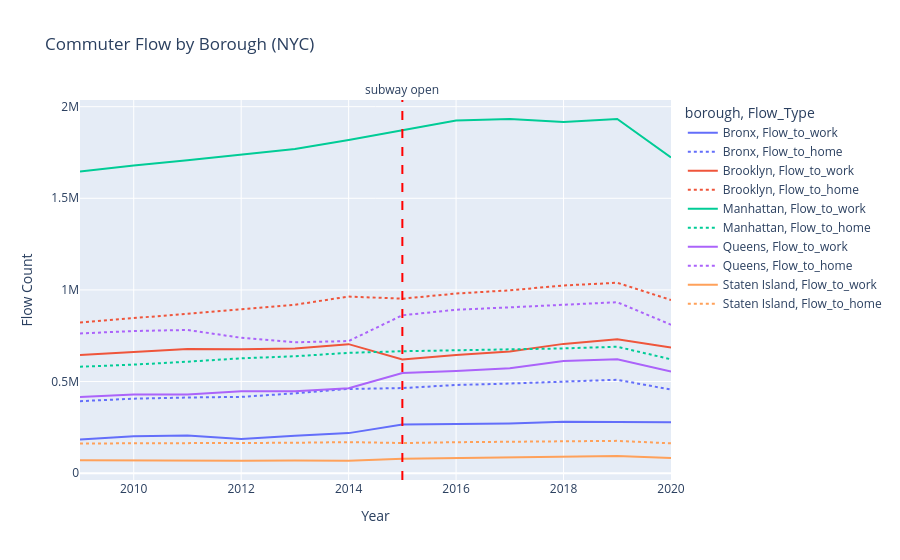

Notebook source saved alongside this figure:
### Markdown cell above
Flow by burrough

### Code cell
borough_map = {
    '36005': 'Bronx',
    '36047': 'Brooklyn',
    '36061': 'Manhattan',
    '36081': 'Queens',
    '36085': 'Staten Island'
}

# Process and filter the data
df_filtered = (
    tract_year_grid_work_home_trct
    .assign(
        trct=tract_year_grid_work_home_trct["trct"].astype(str),
        county_fips=lambda df: df["trct"].str[:5],
        borough=lambda df: df["trct"].str[:5].map(borough_map)
    )
    .query("borough == borough")  # Filter only rows that successfully mapped to boroughs
)

# Aggregate flow by year and borough
df_aggregated = (
    df_filtered
    .groupby(['year', 'borough'])[['Flow_to_work', 'Flow_to_home']]
    .sum()
    .reset_index()
)

# Reshape for plotting
df_long = df_aggregated.melt(
    id_vars=['year', 'borough'],
    value_vars=['Flow_to_work', 'Flow_to_home'],
    var_name='Flow_Type',
    value_name='Flow_Value'
)

# Plot the flows
fig = px.line(
    df_long,
    x='year',
    y='Flow_Value',
    color='borough',
    line_dash='Flow_Type',
    title='Commuter Flow by Borough (NYC)',
    labels={'year': 'Year', 'Flow_Value': 'Flow Count'},
)

# Add a vertical line (e.g., subway open in 2015)
fig.add_vline(
    x=2015,
    line_width=2,
    line_dash="dash",
    line_color="red",
    annotation_text="subway open",
    annotation_position="top"
)

fig.show()

### Figure 1 — Plotly figure (JSON) as saved in the notebook; plotly's stock layout.template omitted (floating-point values rounded to 4 significant figures)
{"data": [{"hovertemplate": "borough=Bronx<br>Flow_Type=Flow_to_work<br>Year=%{x}<br>Flow Count=%{y}<extra></extra>", "legendgroup": "Bronx, Flow_to_work", "line": {"color": "#636efa", "dash": "solid"}, "marker": {"symbol": "circle"}, "mode": "lines", "name": "Bronx, Flow_to_work", "orientation": "v", "showlegend": true, "type": "scatter", "x": [2009, 2010, 2011, 2012, 2013, 2014, 2015, 2016, 2017, 2018, 2019, 2020], "xaxis": "x", "y": [183900.0, 201900.0, 204700.0, 185700.0, 203700.0, 218400.0, 265100.0, 267700.0, 270800.0, 280200.0, 280000.0, 277100.0], "yaxis": "y"}, {"hovertemplate": "borough=Bronx<br>Flow_Type=Flow_to_home<br>Year=%{x}<br>Flow Count=%{y}<extra></extra>", "legendgroup": "Bronx, Flow_to_home", "line": {"color": "#636efa", "dash": "dot"}, "marker": {"symbol": "circle"}, "mode": "lines", "name": "Bronx, Flow_to_home", "orientation": "v", "showlegend": true, "type": "scatter", "x": [2009, 2010, 2011, 2012, 2013, 2014, 2015, 2016, 2017, 2018, 2019, 2020], "xaxis": "x", "y": [392800.0, 406400.0, 412700.0, 416200.0, 435500.0, 459500.0, 464200.0, 481000.0, 489000.0, 501000.0, 509700.0, 455800.0], "yaxis": "y"}, {"hovertemplate": "borough=Brooklyn<br>Flow_Type=Flow_to_work<br>Year=%{x}<br>Flow Count=%{y}<extra></extra>", "legendgroup": "Brooklyn, Flow_to_work", "line": {"color": "#EF553B", "dash": "solid"}, "marker": {"symbol": "circle"}, "mode": "lines", "name": "Brooklyn, Flow_to_work", "orientation": "v", "showlegend": true, "type": "scatter", "x": [2009, 2010, 2011, 2012, 2013, 2014, 2015, 2016, 2017, 2018, 2019, 2020], "xaxis": "x", "y": [644700.0, 661500.0, 677100.0, 676100.0, 680000.0, 704000.0, 620600.0, 645100.0, 663800.0, 705400.0, 731300.0, 685900.0], "yaxis": "y"}, {"hovertemplate": "borough=Brooklyn<br>Flow_Type=Flow_to_home<br>Year=%{x}<br>Flow Count=%{y}<extra></extra>", "legendgroup": "Brooklyn, Flow_to_home", "line": {"color": "#EF553B", "dash": "dot"}, "marker": {"symbol": "circle"}, "mode": "lines", "name": "Brooklyn, Flow_to_home", "orientation": "v", "showlegend": true, "type": "scatter", "x": [2009, 2010, 2011, 2012, 2013, 2014, 2015, 2016, 2017, 2018, 2019, 2020], "xaxis": "x", "y": [822100.0, 846000.0, 866700.0, 894100.0, 918900.0, 963700.0, 952000.0, 980100.0, 997800.0, 1024000.0, 1039000.0, 945000.0], "yaxis": "y"}, {"hovertemplate": "borough=Manhattan<br>Flow_Type=Flow_to_work<br>Year=%{x}<br>Flow Count=%{y}<extra></extra>", "legendgroup": "Manhattan, Flow_to_work", "line": {"color": "#00cc96", "dash": "solid"}, "marker": {"symbol": "circle"}, "mode": "lines", "name": "Manhattan, Flow_to_work", "orientation": "v", "showlegend": true, "type": "scatter", "x": [2009, 2010, 2011, 2012, 2013, 2014, 2015, 2016, 2017, 2018, 2019, 2020], "xaxis": "x", "y": [1646000.0, 1679000.0, 1708000.0, 1740000.0, 1769000.0, 1818000.0, 1871000.0, 1924000.0, 1933000.0, 1917000.0, 1932000.0, 1723000.0], "yaxis": "y"}, {"hovertemplate": "borough=Manhattan<br>Flow_Type=Flow_to_home<br>Year=%{x}<br>Flow Count=%{y}<extra></extra>", "legendgroup": "Manhattan, Flow_to_home", "line": {"color": "#00cc96", "dash": "dot"}, "marker": {"symbol": "circle"}, "mode": "lines", "name": "Manhattan, Flow_to_home", "orientation": "v", "showlegend": true, "type": "scatter", "x": [2009, 2010, 2011, 2012, 2013, 2014, 2015, 2016, 2017, 2018, 2019, 2020], "xaxis": "x", "y": [580700.0, 592300.0, 608100.0, 626700.0, 637700.0, 656500.0, 665300.0, 669900.0, 673800.0, 680800.0, 689800.0, 621200.0], "yaxis": "y"}, {"hovertemplate": "borough=Queens<br>Flow_Type=Flow_to_work<br>Year=%{x}<br>Flow Count=%{y}<extra></extra>", "legendgroup": "Queens, Flow_to_work", "line": {"color": "#ab63fa", "dash": "solid"}, "marker": {"symbol": "circle"}, "mode": "lines", "name": "Queens, Flow_to_work", "orientation": "v", "showlegend": true, "type": "scatter", "x": [2009, 2010, 2011, 2012, 2013, 2014, 2015, 2016, 2017, 2018, 2019, 2020], "xaxis": "x", "y": [415500.0, 428900.0, 429500.0, 446400.0, 446400.0, 463200.0, 546900.0, 557300.0, 572400.0, 612100.0, 621000.0, 554600.0], "yaxis": "y"}, {"hovertemplate": "borough=Queens<br>Flow_Type=Flow_to_home<br>Year=%{x}<br>Flow Count=%{y}<extra></extra>", "legendgroup": "Queens, Flow_to_home", "line": {"color": "#ab63fa", "dash": "dot"}, "marker": {"symbol": "circle"}, "mode": "lines", "name": "Queens, Flow_to_home", "orientation": "v", "showlegend": true, "type": "scatter", "x": [2009, 2010, 2011, 2012, 2013, 2014, 2015, 2016, 2017, 2018, 2019, 2020], "xaxis": "x", "y": [762400.0, 775600.0, 781400.0, 738700.0, 714100.0, 720900.0, 861500.0, 891700.0, 904800.0, 920300.0, 932900.0, 810100.0], "yaxis": "y"}, {"hovertemplate": "borough=Staten Island<br>Flow_Type=Flow_to_work<br>Year=%{x}<br>Flow Count=%{y}<extra></extra>", "legendgroup": "Staten Island, Flow_to_work", "line": {"color": "#FFA15A", "dash": "solid"}, "marker": {"symbol": "circle"}, "mode": "lines", "name": "Staten Island, Flow_to_work", "orientation": "v", "showlegend": true, "type": "scatter", "x": [2009, 2010, 2011, 2012, 2013, 2014, 2015, 2016, 2017, 2018, 2019, 2020], "xaxis": "x", "y": [70440.0, 69260.0, 66220.0, 67380.0, 69140.0, 68240.0, 78580.0, 82090.0, 83040.0, 88450.0, 93000.0, 83250.0], "yaxis": "y"}, {"hovertemplate": "borough=Staten Island<br>Flow_Type=Flow_to_home<br>Year=%{x}<br>Flow Count=%{y}<extra></extra>", "legendgroup": "Staten Island, Flow_to_home", "line": {"color": "#FFA15A", "dash": "dot"}, "marker": {"symbol": "circle"}, "mode": "lines", "name": "Staten Island, Flow_to_home", "orientation": "v", "showlegend": true, "type": "scatter", "x": [2009, 2010, 2011, 2012, 2013, 2014, 2015, 2016, 2017, 2018, 2019, 2020], "xaxis": "x", "y": [161800.0, 162800.0, 161400.0, 164500.0, 165700.0, 169200.0, 164300.0, 168800.0, 171500.0, 174000.0, 176100.0, 162700.0], "yaxis": "y"}], "layout": {"annotations": [{"showarrow": false, "text": "subway open", "x": 2015, "xanchor": "center", "xref": "x", "y": 1, "yanchor": "bottom", "yref": "y domain"}], "legend": {"title": {"text": "borough, Flow_Type"}, "tracegroupgap": 0}, "shapes": [{"line": {"color": "red", "dash": "dash", "width": 2}, "type": "line", "x0": 2015, "x1": 2015, "xref": "x", "y0": 0, "y1": 1, "yref": "y domain"}], "title": {"text": "Commuter Flow by Borough (NYC)"}, "xaxis": {"anchor": "y", "domain": [0, 1], "title": {"text": "Year"}}, "yaxis": {"anchor": "x", "domain": [0, 1], "title": {"text": "Flow Count"}}}}
